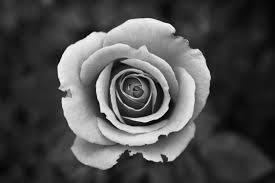
#> input picture Image/image.jpg, 275 x 183 px, found by its file name
$ python Latihan9-tepi-prewitt.py
#> lines starting #> are read from the running program, lines starting #| are printed output that depends on the picture
import cv2 as cv
import numpy as np
import matplotlib.pyplot as plt

img = cv.imread('image/image.jpg', cv.COLOR_BGR2GRAY)
#> img is the input picture: shape (183, 275, 3); min 0, max 255, mean 76.5
rgb_img = cv.cvtColor(img, cv.COLOR_BGR2RGB)

kernelx = np.array([[1,1,1], [0,0,0], [-1,-1,-1]], dtype=int)
kernely = np.array([[-1,0,1], [-1,0,1], [-1,0,1]], dtype=int)

x = cv.filter2D(img, cv.CV_16S, kernelx)
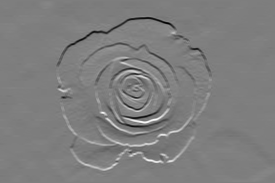
#> x: shape (183, 275, 3) int16; min -661, max 671, mean 0; drawn with min black and max white
y = cv.filter2D(img, cv.CV_16S, kernely)
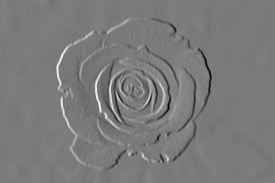
#> y: shape (183, 275, 3) int16; min -618, max 662, mean -0.3; drawn with min black and max white

absX = cv.convertScaleAbs(x)
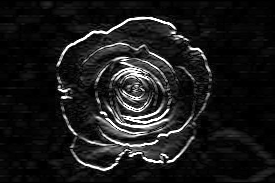
#> absX: shape (183, 275, 3); min 0, max 255, mean 26.7
absY = cv.convertScaleAbs(y)
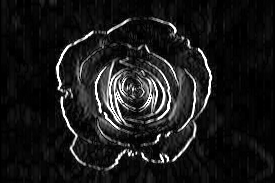
#> absY: shape (183, 275, 3); min 0, max 255, mean 25.9
Prewitt = cv.addWeighted(absX, 0.5, absY, 0.5, 0)
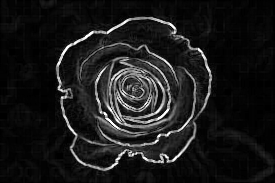
#> Prewitt: shape (183, 275, 3); min 0, max 255, mean 26.3

titles = ['Original image', 'Prewitt operator']
images = [rgb_img, Prewitt]

for i in range(2):
    plt.subplot(1, 2, i + 1), plt.imshow(images[i], 'gray')
    plt.title(titles[i])
    plt.xticks([]), plt.yticks([])
plt.show()
